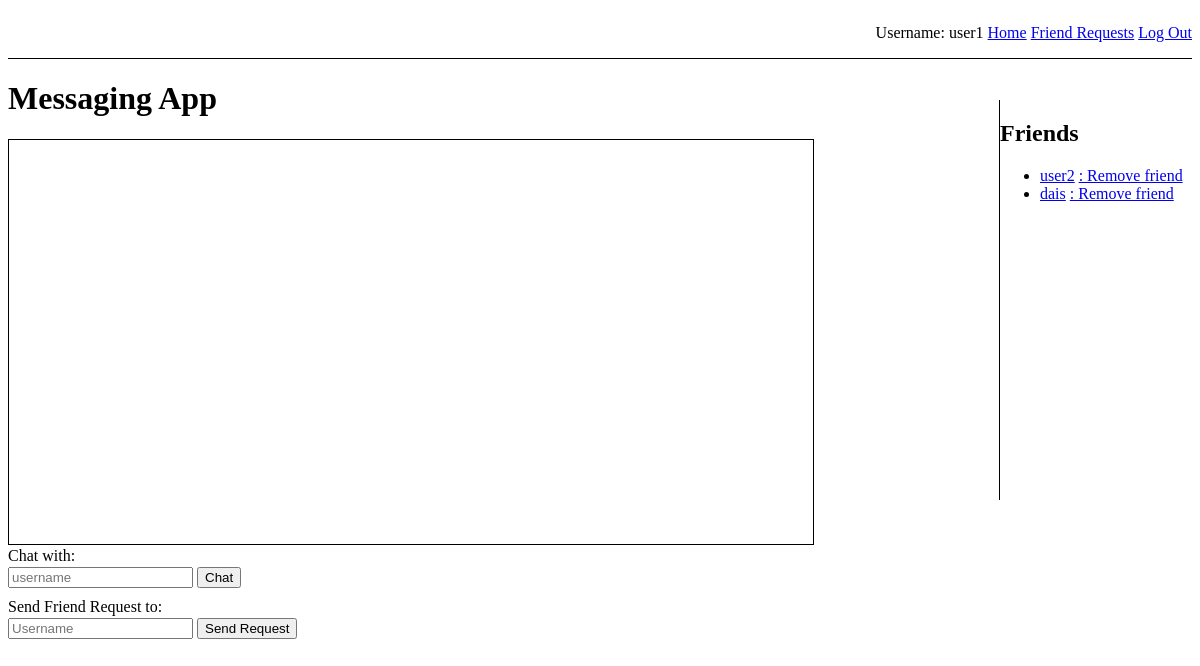
Page /home (signed in) on the earlier database version.
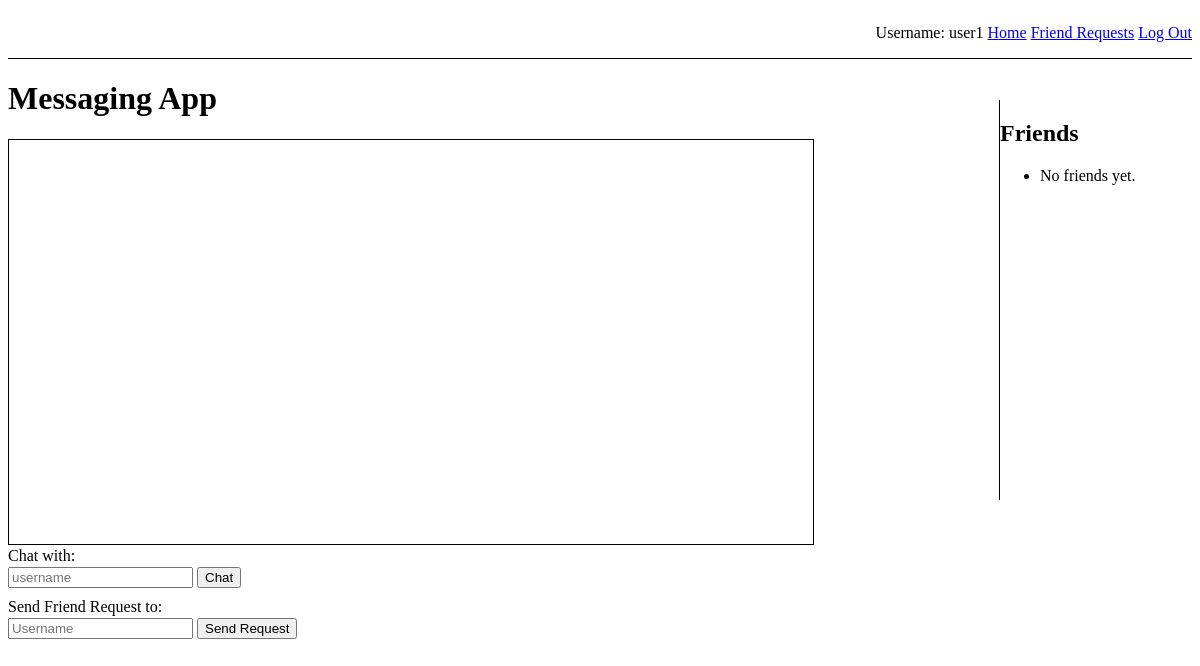
Same page on the later database version.
### models.py (models this page shows)
class Base(DeclarativeBase):
    pass

class Friendship(Base):
    __tablename__ = "friendship"
    id: Mapped[int] = mapped_column(Integer, primary_key=True)
    user_id: Mapped[str] = mapped_column(String, ForeignKey('user.username'))
    friend_id: Mapped[str] = mapped_column(String, ForeignKey('user.username'))
    user = relationship("User", foreign_keys=[user_id])
    friend = relationship("User", foreign_keys=[friend_id])

### app.py (the view)
@app.route("/home")
def home():
    username = request.args.get("username") or session.get("username")
    if username is None:
        abort(404)
    received_requests = db.get_received_friend_requests(username)
    sent_requests = db.get_sent_friend_requests(username)
    friends = db.get_friends(username)  # Get the list of friends
    return render_template("home.jinja", username=username, received_requests=received_requests,
                           sent_requests=sent_requests, friends=friends)

### app.py (called while the page is built)
def csp_policy_string(policy_dict):
    return "; ".join([f"{key} {' '.join(val) if isinstance(val, list) else val}" for key, val in policy_dict.items()])

@app.after_request
def apply_csp(response):
    policy = {
    "default-src": "'self'",
    "script-src": [
        "'self'",
        "https://cdnjs.cloudflare.com",  # Allow scripts from CDN for Crypto-JS
        "https://cdn.jsdelivr.net",
        "'unsafe-inline'"
    ],
    "style-src": "'self' 'unsafe-inline'",  # Allows inline styles;
    "img-src": "'self'",
    "connect-src": "'self'",  # Restricts the URLs which can be loaded using script interfaces
    "font-src": "'self'",  # Fonts loading
    "object-src": "'none'",  # Prevents object, embed, and applet elements from rendering
    "frame-ancestors": "'none'"  # Protects against clickjacking
}
    response.headers['Content-Security-Policy'] = csp_policy_string(policy)
    return response

### db.py (called while the page is built)
def get_received_friend_requests(username: str):
    with Session(engine) as session:
        return session.query(FriendRequest).filter_by(receiver_username=username, status='pending').all()

def get_sent_friend_requests(username: str):
    with Session(engine) as session:
        return session.query(FriendRequest).filter_by(sender_username=username, status='pending').all()

def get_friends(username: str):
    with Session(engine) as session:
        friendships = session.query(Friendship).filter(
            (Friendship.user_id == username) | (Friendship.friend_id == username)
        ).all()
        friends = set()
        for friendship in friendships:
            if friendship.user_id == username:
                friends.add(friendship.friend_id)
            else:
                friends.add(friendship.user_id)
        return list(friends)

### templates/home.jinja (shortened to what this page needs)
{% extends 'base.jinja' %}
{% block content %}
<nav style="border-bottom: 1px solid black;">
    <ol style="float: right">
        <li style="display:inline-block">Username:  {{ username }} </li>
        <li style="display: inline-block"><a href="{{ url_for('home') }}">Home</a></li>
        <li style="display: inline-block"><a href="{{ url_for('friend_requests') }}">Friend Requests</a></li>
        <li style="display: inline-block"><a href="{{ url_for('logout') }}" onclick="return confirm('Are you sure you want to log out?')">Log Out</a></li>
    </ol>
</nav>
<h1>Messaging App </h1>
<main>
    <section id="message_box"></section>
    <section id="chat_box">
        <p class="text">Chat with: </p>
        <input id="receiver" placeholder="username">
        <button onclick="join_room()">Chat</button>
    </section>
    <section id="friend_request_box">
        <p class="text">Send Friend Request to:</p>
        <input id="friend_username" placeholder="Username">
        <button onclick="sendFriendRequest()">Send Request</button>
    </section>
    <section id="friends-list">
        <h2>Friends</h2>
        <ul>
            {% if friends %}
                {% for friend in friends %}
                <li>
                    <a href="#" onclick="startPrivateConversation('{{ friend }}')">{{ friend }}</a>
                    <a href="#" onclick="removeFriend('{{ friend }}')">: Remove friend</a>
                </li>
                {% endfor %}
            {% else %}
                <li>No friends yet.</li>
            {% endif %}
        </ul>
    </section>
</main>
{% endblock %}

### templates/base.jinja (shortened to what this page needs)
<!DOCTYPE html>
<html>
    <head>
    </head>
    <body>
        {% block content %} {% endblock %}
    </body>
</html>

### templates/home.jinja (style rules this page uses)
nav { border-bottom: 1px solid black; overflow: auto }
#message_box { border: 1px solid black; height: 400px; width: 800px; overflow: auto; padding: 2px; }
#friends-list { position: absolute; right: 0; top: 100px; width: 200px; border-left: 1px solid black; height: 400px; overflow: auto; }
.text { margin-top: 2px; margin-bottom: 2px; }
#friend_request_box { margin-top: 10px; }

Differences in the rows shown:
removed Friendship: friend "user2"
removed Friendship: user "dais"
Other differences:
text now shown: "No friends yet."
